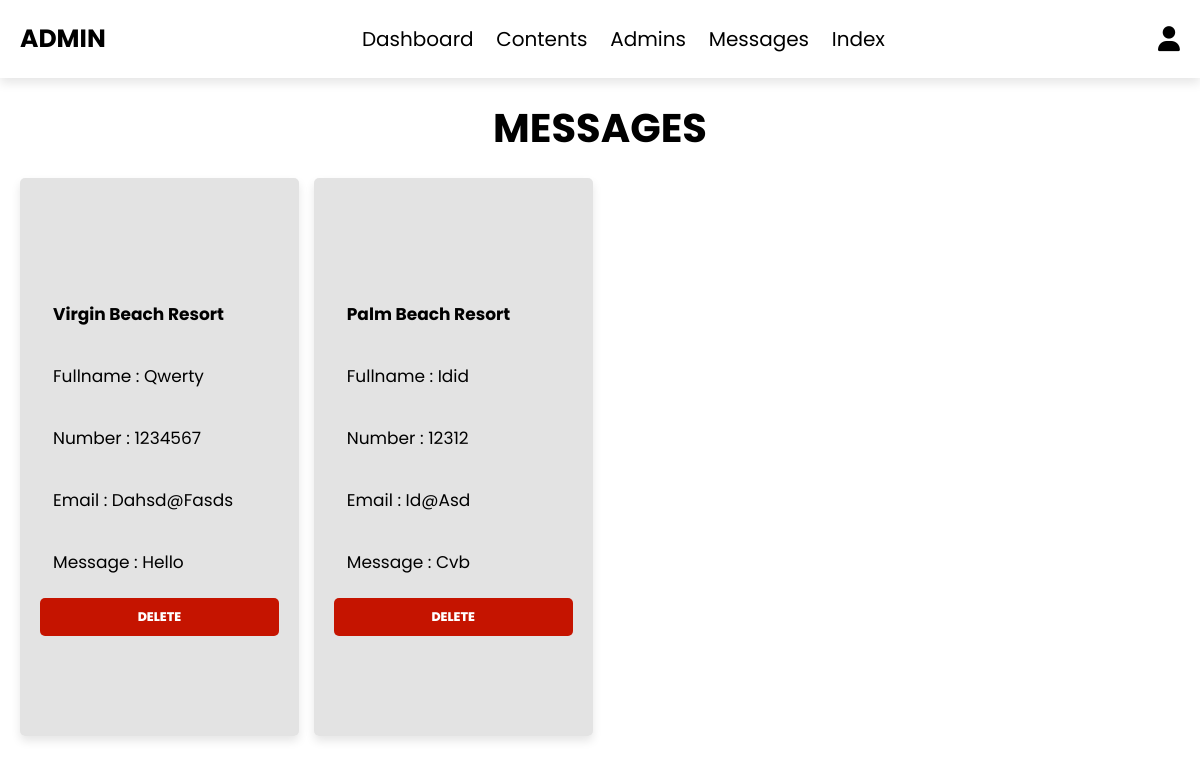
/admin/messages.php (signed in), run on an earlier commit of the app's database.
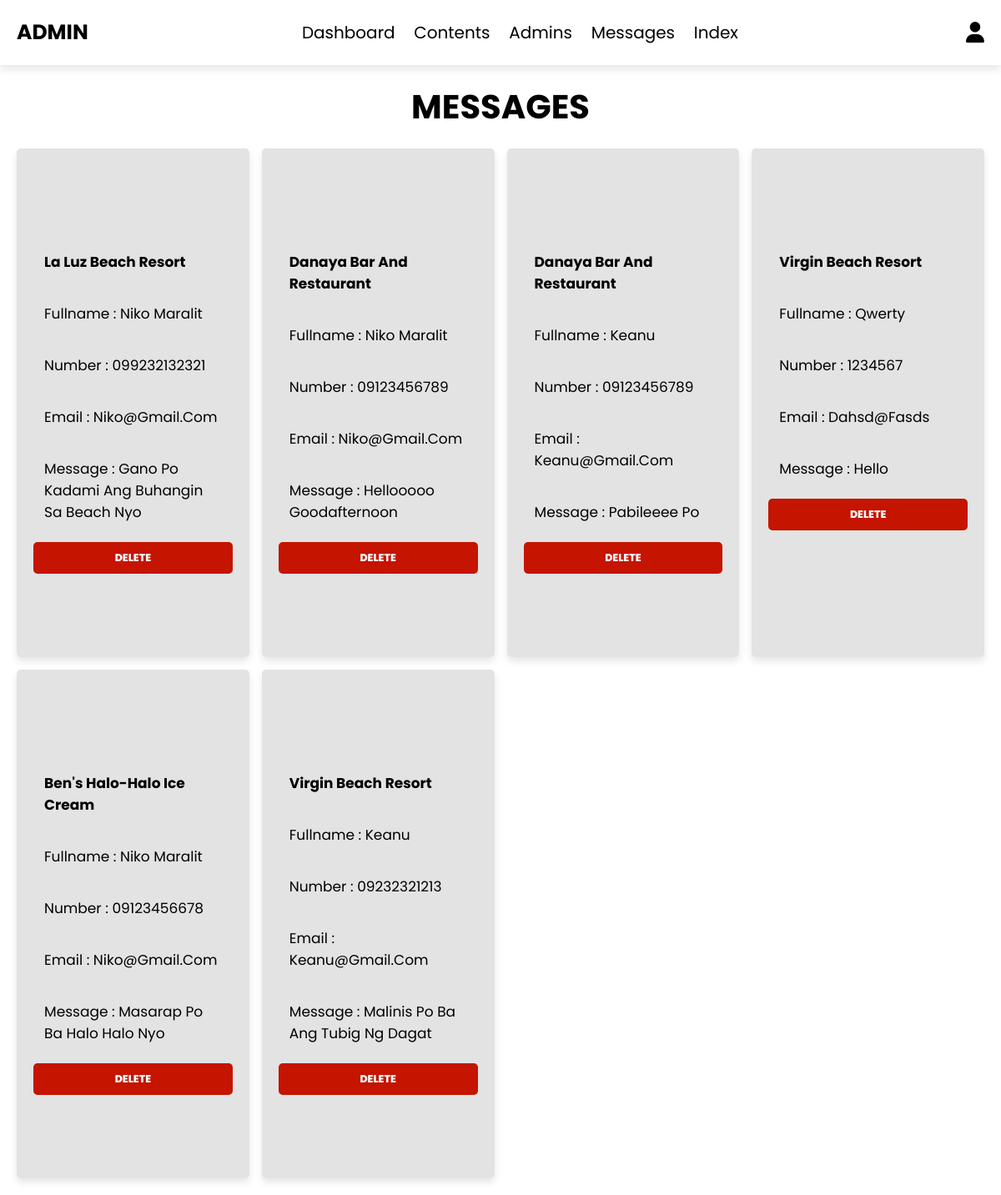
And on a later commit of the database.
### tables this page shows
CREATE TABLE `contact_form` (
  `id` int(11) NOT NULL,
  `place_id` int(10) NOT NULL,
  `place_name` varchar(50) NOT NULL,
  `fullname` varchar(70) NOT NULL,
  `number` varchar(12) NOT NULL,
  `email` varchar(100) NOT NULL,
  `message` varchar(1000) NOT NULL
);

### admin/messages.php (the view, shortened to what this page needs)
<?php
include '../components/connect.php';
?>
<!DOCTYPE html>
<html lang="en">
<head>
   <link rel="stylesheet" href="https://cdnjs.cloudflare.com/ajax/libs/font-awesome/6.1.1/css/all.min.css">
   <link rel="stylesheet" href="../css/admin_style.css">
</head>
<body>
<?php include '../components/admin_header.php'; ?>
<section class="dashboard">
<h1 class="heading">messages</h1>
<div class="box-container">
   <?php
      $select_messages = $conn->prepare("SELECT * FROM `contact_form` ORDER BY place_id");
      $select_messages->execute();
      if($select_messages->rowCount() > 0){
         while($fetch_message = $select_messages->fetch(PDO::FETCH_ASSOC)){
   ?>
   <div class="box">
   <p><b><?= $fetch_message['place_name']; ?></b></p>
   <p> Fullname : <span><?= $fetch_message['fullname']; ?></span></p>
   <p> Number : <span><?= $fetch_message['number']; ?></span></p>
   <p> Email : <span><?= $fetch_message['email']; ?></span></p>
   <p> Message : <span><?= $fetch_message['message']; ?></span></p>
   <a href="messages.php?delete=<?= $fetch_message['id']; ?>" onclick="return confirm('delete this message?');" class="delete-btn">delete</a>
   </div>
   <?php
         }
      }else{
         echo '<p class="empty">you have no messages</p>';
      }
   ?>
</div>
</section>
</body>
</html>

### components/admin_header.php (shortened to what this page needs)
<header class="header">
   <section class="flex">
   <b><a href="../admin/dashboard.php" class="logo">ADMIN</a></b>
      <nav class="navbar">
         <a href="../admin/dashboard.php">Dashboard</a>
         <a href="../admin/contents.php">Contents</a>
         <a href="../admin/admin_accounts.php">Admins</a>
         <a href="../admin/messages.php">Messages</a>
         <a href="../index.php">Index</a>
      </nav>
      <div class="icons">
         <div id="user-btn" class="fas fa-user"></div>
      </div>
   </section>
</header>

### css/admin_style.css (style rules this page uses)
:root { --primary-color:#043263; --secondary-color:#239EFE; --text-color: #000000; --bg-color:#fff; --modal-color:#F4F7FF; --body-font: 'Poppins', sans-serif; --bigger-font-size: 3rem; --big-font-size: 2rem; --h1-font-size: 1.5rem; --h2-font-size: 1.25rem; --h3-font-size: 1.125rem; --normal-font-size: .938rem; --small-font-size: .813rem; --smaller-font-size: .75rem; --font-medium: 500; --font-semi-bold: 600; --font-bold: 800; --mb-0-25: .25rem; --mb-0-5: .5rem; --mb-0-75: .75rem; --mb-1: 1rem; --mb-1-5: 1.5rem; --mb-2: 2rem; --mb-2-5: 2.5rem; --mb-3: 3rem; --z-tooltip: 10; --z-fixed: 100; --z-modal: 1000; }
@media screen and (min-width: 968px) { :root { --bigger-font-size: 4rem; --big-font-size: 3rem; --h1-font-size: 2.25rem; --h2-font-size: 1.5rem; --h3-font-size: 1.25rem; --normal-font-size: 1rem; --small-font-size: .875rem; --smaller-font-size: .813rem; } }
* { font-family: 'Poppins', sans-serif; margin:0; padding:0; box-sizing: border-box; outline: none; border:none; text-decoration: none; }
html { font-size: 62.5%; overflow-x: hidden; }
body { background-color: #ffffff; }
section { padding:2rem; max-width: 1200px; margin:0 auto; }
.header .flex { display: flex; align-items: center; justify-content: space-between; position: relative; }
.header .flex .logo { font-size: 2.5rem; color:rgb(0, 0, 0); }
.header .flex .navbar a { margin:0 1rem; font-size: 2rem; color:rgb(0, 0, 0); }
.header .flex .icons > * { margin-left: 1rem; font-size: 2.5rem; cursor: pointer; color:rgb(0, 0, 0); }
.heading { font-size: 4rem; color:rgb(0, 0, 0); margin-bottom: 2rem; text-align: center; text-transform: uppercase; }
.btn, .delete-btn, .option-btn { display: block; width: 100%; margin-top: 1rem; border-radius: .5rem; padding:1rem 3rem; font-size: var(--h3-font-size); font-weight: var(--font-bold); text-transform: uppercase; color:#fff; cursor: pointer; text-align: center; }
.delete-btn { background-color:#c51400; }
.header { position: sticky; top:0; left:0; right:0; background-color:#fff; box-shadow:0 .5rem 1rem rgba(0,0,0,.1); z-index: 1000; }
.header .flex .icons div { margin-left: 1.7rem; font-size: 2.5rem; cursor: pointer; color:rgb(0, 0, 0); }
.dashboard .box-container { display: grid; grid-template-columns: repeat(4, 1fr); gap: 1.5rem; }
.dashboard .box-container .box { padding: 10rem 2rem; box-shadow:0 .5rem 1rem rgba(0,0,0,.1); border-radius: .5rem; background-color:rgba(212, 212, 212, 0.637); }
.dashboard .box-container .box p { padding:1.3rem; border-radius: .5rem; background-color:#ffffff00; font-size: 1.7rem; color:rgb(0, 0, 0); margin:1rem 0; text-transform: capitalize; }

What changed in the data, as far as the page shows it:
removed contact_form: place_name "Palm Beach Resort", fullname "Idid", number "12312", email "Id@asd", message "Cvb"
added contact_form: place_name "La Luz Beach Resort", fullname "Niko Maralit", number "099232132321", email "Niko@gmail.com", message "Gano Po Kadami Ang Buhangin Sa Beach Nyo"
added contact_form: place_name "Danaya Bar And Restaurant", fullname "Niko Maralit", number "09123456789", email "Niko@gmail.com", message "Hellooooo Goodafternoon"
added contact_form: place_name "Danaya Bar And Restaurant", fullname "Keanu", number "09123456789", email "Keanu@gmail.com", message "Pabileeee Po"
added contact_form: place_name "Ben's Halo-Halo Ice Cream", fullname "Niko Maralit", number "09123456678", email "Niko@gmail.com", message "Masarap Po Ba Halo Halo Nyo"
added contact_form: place_name "Virgin Beach Resort", fullname "Keanu", number "09232321213", email "Keanu@gmail.com", message "Malinis Po Ba Ang Tubig Ng Dagat"
